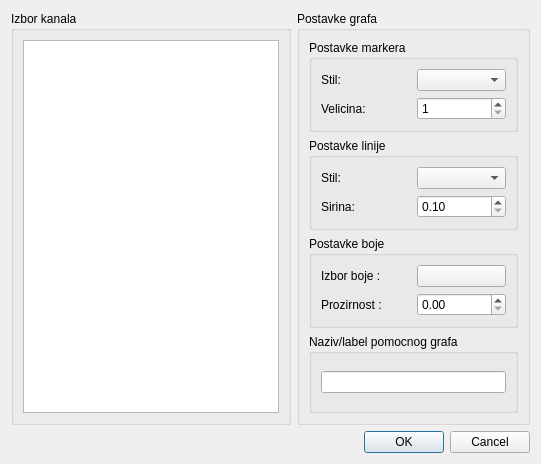
<?xml version="1.0" encoding="UTF-8"?>
<ui version="4.0">
 <class>DialogPomocnih</class>
 <widget class="QDialog" name="DialogPomocnih">
  <property name="geometry">
   <rect>
    <x>0</x>
    <y>0</y>
    <width>541</width>
    <height>464</height>
   </rect>
  </property>
  <property name="windowTitle">
   <string>Dialog</string>
  </property>
  <layout class="QGridLayout" name="gridLayout">
   <item row="0" column="0">
    <widget class="QGroupBox" name="groupBox">
     <property name="title">
      <string>Izbor kanala</string>
     </property>
     <layout class="QVBoxLayout" name="verticalLayout_2">
      <item>
       <widget class="QTreeView" name="treeView"/>
      </item>
     </layout>
    </widget>
   </item>
   <item row="0" column="1">
    <widget class="QGroupBox" name="groupBox_4">
     <property name="title">
      <string>Postavke grafa</string>
     </property>
     <layout class="QGridLayout" name="gridLayout_4">
      <item row="3" column="0">
       <widget class="QGroupBox" name="groupBox_5">
        <property name="title">
         <string>Naziv/label pomocnog grafa</string>
        </property>
        <layout class="QHBoxLayout" name="horizontalLayout">
         <item>
          <widget class="QLineEdit" name="lineEditLabel"/>
         </item>
        </layout>
       </widget>
      </item>
      <item row="1" column="0">
       <widget class="QGroupBox" name="groupBox_2">
        <property name="title">
         <string>Postavke linije</string>
        </property>
        <layout class="QGridLayout" name="gridLayout_3">
         <item row="0" column="0">
          <widget class="QLabel" name="label_6">
           <property name="text">
            <string>Stil:</string>
           </property>
          </widget>
         </item>
         <item row="1" column="0">
          <widget class="QLabel" name="label_7">
           <property name="text">
            <string>Sirina:</string>
           </property>
          </widget>
         </item>
         <item row="0" column="1">
          <widget class="QComboBox" name="comboLineStil"/>
         </item>
         <item row="1" column="1">
          <widget class="QDoubleSpinBox" name="doubleSpinLine">
           <property name="minimum">
            <double>0.100000000000000</double>
           </property>
           <property name="singleStep">
            <double>0.100000000000000</double>
           </property>
          </widget>
         </item>
        </layout>
       </widget>
      </item>
      <item row="0" column="0">
       <widget class="QGroupBox" name="groupBox_3">
        <property name="title">
         <string>Postavke markera</string>
        </property>
        <layout class="QGridLayout" name="gridLayout_2">
         <item row="1" column="0">
          <widget class="QLabel" name="label_5">
           <property name="text">
            <string>Velicina:</string>
           </property>
          </widget>
         </item>
         <item row="0" column="0">
          <widget class="QLabel" name="label_4">
           <property name="text">
            <string>Stil:</string>
           </property>
          </widget>
         </item>
         <item row="0" column="1">
          <widget class="QComboBox" name="comboMarkerStil"/>
         </item>
         <item row="1" column="1">
          <widget class="QSpinBox" name="spinMarker">
           <property name="minimum">
            <number>1</number>
           </property>
          </widget>
         </item>
        </layout>
       </widget>
      </item>
      <item row="2" column="0">
       <widget class="QGroupBox" name="groupBox_6">
        <property name="title">
         <string>Postavke boje</string>
        </property>
        <layout class="QGridLayout" name="gridLayout_5">
         <item row="0" column="0">
          <widget class="QLabel" name="label">
           <property name="text">
            <string>Izbor boje : </string>
           </property>
          </widget>
         </item>
         <item row="1" column="0">
          <widget class="QLabel" name="label_2">
           <property name="text">
            <string>Prozirnost : </string>
           </property>
          </widget>
         </item>
         <item row="0" column="1">
          <widget class="QPushButton" name="bojaButton">
           <property name="text">
            <string/>
           </property>
          </widget>
         </item>
         <item row="1" column="1">
          <widget class="QDoubleSpinBox" name="alphaBoja">
           <property name="maximum">
            <double>1.000000000000000</double>
           </property>
           <property name="singleStep">
            <double>0.050000000000000</double>
           </property>
          </widget>
         </item>
        </layout>
       </widget>
      </item>
     </layout>
    </widget>
   </item>
   <item row="1" column="1">
    <widget class="QDialogButtonBox" name="buttonBox">
     <property name="orientation">
      <enum>Qt::Horizontal</enum>
     </property>
     <property name="standardButtons">
      <set>QDialogButtonBox::Cancel|QDialogButtonBox::Ok</set>
     </property>
    </widget>
   </item>
  </layout>
 </widget>
 <resources/>
 <connections>
  <connection>
   <sender>buttonBox</sender>
   <signal>accepted()</signal>
   <receiver>DialogPomocnih</receiver>
   <slot>accept()</slot>
   <hints>
    <hint type="sourcelabel">
     <x>248</x>
     <y>254</y>
    </hint>
    <hint type="destinationlabel">
     <x>157</x>
     <y>274</y>
    </hint>
   </hints>
  </connection>
  <connection>
   <sender>buttonBox</sender>
   <signal>rejected()</signal>
   <receiver>DialogPomocnih</receiver>
   <slot>reject()</slot>
   <hints>
    <hint type="sourcelabel">
     <x>316</x>
     <y>260</y>
    </hint>
    <hint type="destinationlabel">
     <x>286</x>
     <y>274</y>
    </hint>
   </hints>
  </connection>
 </connections>
</ui>
